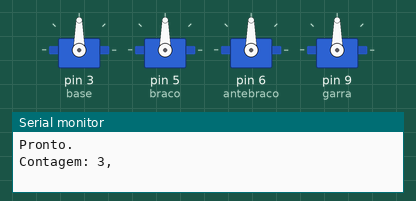
Simulated run of this sketch. Board: Arduino Uno, built with avr-gcc and run on an emulated ATmega328P. On the bench: 4 × servo, the last lines printed to the serial monitor.

Above: at 0.1 s.
At 5.57 s:
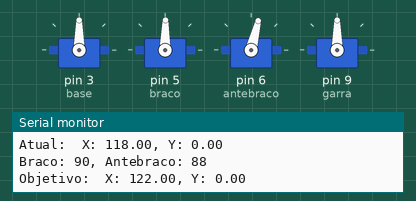
At 10.7 s:
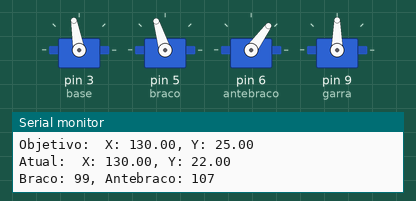
At 15.76 s:
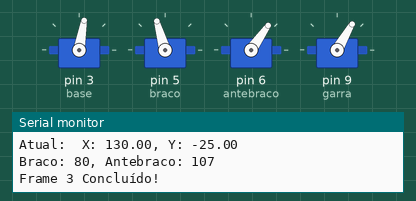
At 31.01 s:
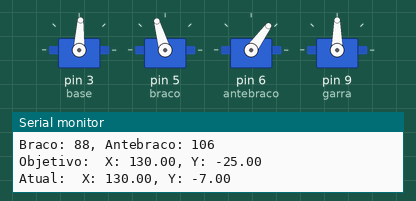
At 39.84 s:
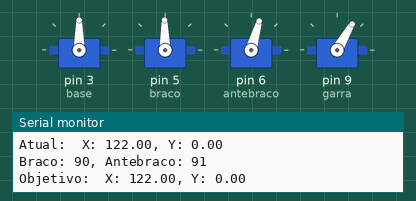
Timing chart, 0 to 40.0 s (numbered marks = the images above):
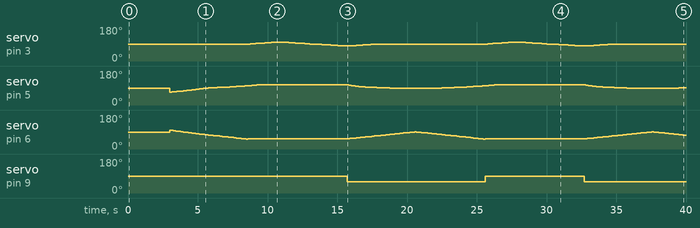

The sketch:

meArm_CinematicaInversa.ino
```cpp
#include <Servo.h>
#include <math.h>

Servo base, braco, antebraco, garra;           //Declara todos os servos.

const int cBraco = 84;                         //Comprimento do braço.
const int cAntebraco = 82;                     //Comprimento do antebraço.
const int erro[] = {90, 180, -90, -40};        //Erro para cálculos.
const int posInicial[] = {90, 90, 90, 90};     //Posições iniciais.
const int limiteBaixo[] = {0, 50, 30, 60};     //Limites baixos.
const int limiteAlto[] = {180, 140, 100, 90};  //Limites altos.
bool garraAberta = false;                      //Estado da garra.

int frameAtual = 0;          //Frame atual.
const float frame[4][4] = {  //cria um roteiro com as coordenadas da garra em cada frame.
  {122, 0, 84, 1},
  {122, 0, 30, 0},
  {130, 25, 30, 0},
  {130, -25, 30, 1}
  };

int angulos[] = {90, 90, 90, 90};  //Angulos dos servos.
float coordenadas[]={90, 0, 92};  //Coordenadas da garra.

void setup(){
	Serial.begin(9600);  //Inicia a comunicação serial.
	conexoes();          //Declara as portas onde cada servo está conectado.
	escritaInicial();    //Coloca os servos nas posições iniciais.
	contagem();          //Faz uma contagem regressiva para que a garra comece a se mover.
}

void loop(){
	atualizacao();         //Atualiza o frame ao final de cada movimento.
	while(!comparacao()){
    incremento();          //Suavizar o movimento dos servos.
	  calcs();             //Faz os cálculos necessários para descobrir os ângulos dos servos.
	  verificacao();       //Verifica se os ângulos estão dentro do limite permitido.
	  mover();             //Move os servos.
	  debug();             //Envia informações úteis para diagnóstico.
  }
  abrirGarra();            //Controla a abertura da garra.
}

void conexoes(){
	base.attach(3);       //Conecta a base à porta 3.
	braco.attach(5);      //Conecta o braco à porta 5.
	antebraco.attach(6);  //Conecta o antebraco à porta 6.
	garra.attach(9);      //Conecta a garra à porta 9.
}

void escritaInicial(){
	base.write(posInicial[0]);       //Posiciona o servo da base na posicao inicial.
	braco.write(posInicial[1]);      //Posiciona o servo do braco na posicao inicial.
  antebraco.write(posInicial[2]);    //Posiciona o servo do antebraco na posicao inicial.
  garra.write(posInicial[3]);        //Posiciona o servo da garra na posicao inicial.
}

void contagem(){
	Serial.println("Pronto.");   //Envia a mensagem pronto para sabermos que os servos se conectaram e chegaram a posição inicial.
  Serial.print("Contagem: ");    //Inicia a Contagem para o início do roteiro.
  for(int i = 3; i > 0; i--){    //Faz a contagem regressiva.
    Serial.print(i);
    if(i!=1){
      Serial.print(", ");
    } else {
      Serial.println("");
    }
  delay(1000);
  }
}

void atualizacao(){
  Serial.println("");           //Escreve uma mensagem para
  Serial.print("Frame ");       //avisar quando o servo completa
  Serial.print(frameAtual);     //o movimento de um frame.
  Serial.println(" Concluído!");
  Serial.println("");
  frameAtual +=1;
  if (frameAtual>3){
    frameAtual = 0;
  }
}

void incremento(){
  float obj[3];                 //Cria uma variável para guardar o frame atual.
  for(int i = 0; i < 3; i++){   //Salva cada valor do frame atual na variável.
    obj[i]=frame[frameAtual][i];
  }
	for(int i = 0; i<3; i++){       //Aproxima a posicao atual da posicao definida
		if(coordenadas[i]<obj[i]){  //para o frame atual em pequenos incrementos.
			coordenadas[i]+=1;
		} else if(coordenadas[i]>obj[i]){
			coordenadas[i]-=1;
		}
	}
}

void calcs(){
  float a = cBraco;
  float f = cAntebraco;
  float x = coordenadas[0];
  float y = coordenadas[1];
  float z = coordenadas[2];

  float s = sqrt((x*x)+(y*y));      //Calcula a menor distância entre a base e o vértice z.
  float sg = s+erro[3];             //Tira o comprimento da garra deste valor.
	float d = sqrt((sg*sg)+(z*z));  //Calcula o vetor entre a posicao final da garra e a base.

	float theta = asin(z/d) * (180.0 / PI);                          //Calcula o angulo oposto à aresta da coordenada z.
	float phi = acos(((d*d)+(f*f)-(a*a))/(2*d*f)) * (180.0 / PI);    //Calcula o angulo oposto ao antebraco do trinagulo braco, antebraco e d.
	float alpha = acos(((f*f)+(a*a)-(d*d))/(2*a*f)) * (180.0 / PI);  //Calcula o angulo oposto à d no triangulo braco, antebraco e d.
  if(alpha<10){
    alpha = 10;
  }

	float anguloBraco = - (theta + phi);          //Calcula o angulo do servo do braco.
	float anguloAntebraco = alpha + theta + phi;  //Calcula o angulo do servo do antebraco.
	float anguloBase = atan(y/x) * (180.0 / PI);  //calcula o angulo do servo da base.

	angulos[0] = ((int)anguloBase)+erro[0];       //Converte o valor para inteiro e adiciona o erro.
	angulos[1] = ((int)anguloBraco)+erro[1];      //Converte o valor para inteiro e adiciona o erro.
	angulos[2] = ((int)anguloAntebraco)+erro[2];  //Converte o valor para inteiro e adiciona o erro.
}

void verificacao(){
	for(int i = 0; i < 3; i++){
			if (angulos[i] < limiteBaixo[i]){        //Verifica se o angulo calculado é
				angulos[i] = limiteBaixo[i];         //menor que o limite e o corrige.
			} else if (angulos[i] > limiteAlto[i]){  //Verifica se o angulo calculado é
				angulos[i] = limiteAlto[i];          //maior que o limite e o corrige.
			}
	}
}

void abrirGarra(){
	if(garraAberta != frame[frameAtual][3]){  //Verifica se a garra está na posição ordenada pelo roteiro.
		garraAberta=!garraAberta;             //Altera o estado da garra caso ela não esteja.
	}
  if(!garraAberta){                           //Define o angulo do servo da garra de acordo com o estado dela.
    angulos[3]=limiteAlto[3];
  } else {
    angulos[3]=limiteBaixo[3];
  }
}

void mover(){
  base.write(angulos[0]);       //Move o servo da base.
  braco.write(angulos[1]);      //Move o servo do braco.
  antebraco.write(angulos[2]);  //Move o servo do antebraco.
  garra.write(angulos[3]);      //Move o servo da garra.
}

void debug(){                      //Escreve no monitor serial uma série
  Serial.println();                //de valores úteis para diagnosticar
  Serial.print("Objetivo: ");      //o funcionamento da garra.
  Serial.print(" X: ");
  Serial.print(frame[frameAtual][0]);
  Serial.print(", Y: ");
  Serial.println(frame[frameAtual][1]);
  Serial.print("Atual: ");
  Serial.print(" X: ");
  Serial.print(coordenadas[0]);
  Serial.print(", Y: ");
  Serial.println(coordenadas[1]);
  Serial.print("Braco: ");
  Serial.print(angulos[0]);
  Serial.print(", Antebraco: ");
  Serial.println(angulos[1]);
}

bool comparacao(){             //Verifica se a garra chegou à posição correta.
  for(int i = 0; i < 3; i++){
    if(coordenadas[i]!=frame[frameAtual][i]){
      return false;
    }
  }
  return true;
}
```

Measured:
- by itself, servo on pin 9 (garra): 90° → 60° at 15.7 s, → 90° 9.9 s later, → 60° 7.1 s later
